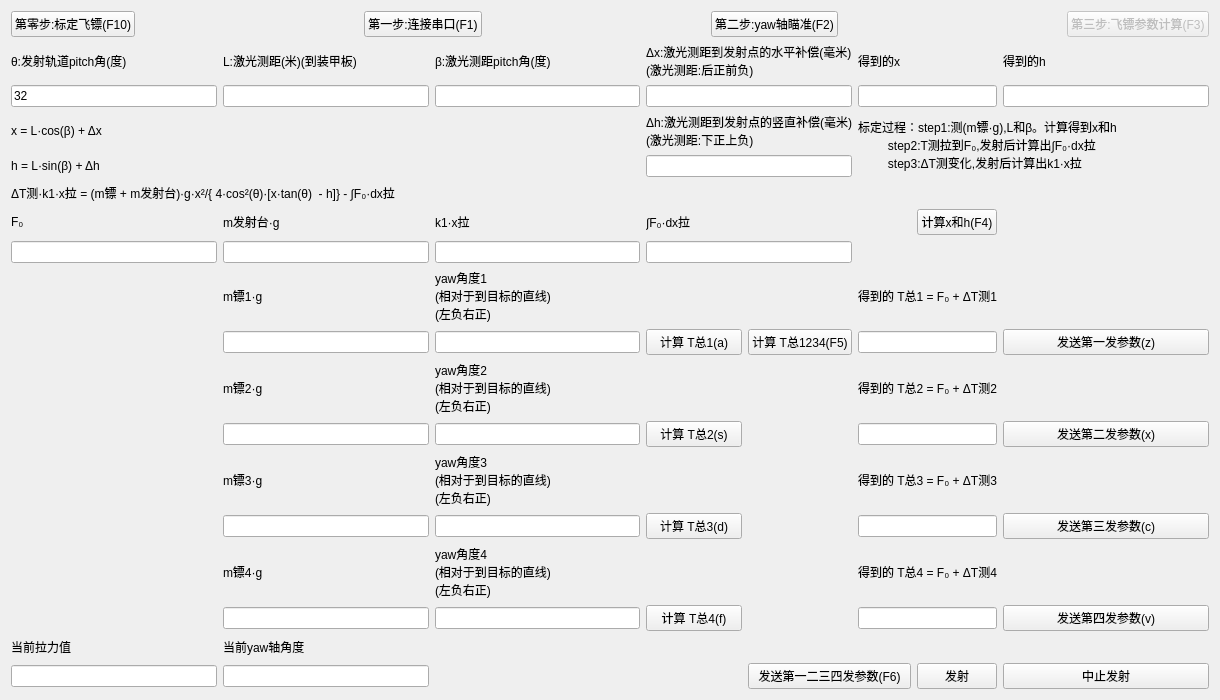
<?xml version="1.0" encoding="UTF-8"?>
<ui version="4.0">
 <class>dartsParasComputing</class>
 <widget class="QWidget" name="dartsParasComputing">
  <property name="geometry">
   <rect>
    <x>0</x>
    <y>0</y>
    <width>1220</width>
    <height>700</height>
   </rect>
  </property>
  <property name="windowTitle">
   <string>飞镖参数计算</string>
  </property>
  <layout class="QGridLayout" name="gridLayout">
   <item row="2" column="5" colspan="2">
    <widget class="QLineEdit" name="xLineEdit">
     <property name="text">
      <string/>
     </property>
     <property name="readOnly">
      <bool>false</bool>
     </property>
    </widget>
   </item>
   <item row="1" column="2">
    <widget class="QLabel" name="betaLabel">
     <property name="text">
      <string>β:激光测距pitch角(度)</string>
     </property>
    </widget>
   </item>
   <item row="1" column="1">
    <widget class="QLabel" name="lLabel">
     <property name="text">
      <string>L:激光测距(米)(到装甲板)</string>
     </property>
    </widget>
   </item>
   <item row="0" column="0" colspan="8">
    <layout class="QHBoxLayout" name="horizontalLayout_2">
     <item>
      <widget class="QPushButton" name="testDartPushButton">
       <property name="enabled">
        <bool>true</bool>
       </property>
       <property name="text">
        <string>第零步:标定飞镖(F10)</string>
       </property>
       <property name="shortcut">
        <string>F10</string>
       </property>
      </widget>
     </item>
     <item>
      <spacer name="horizontalSpacer_6">
       <property name="orientation">
        <enum>Qt::Horizontal</enum>
       </property>
       <property name="sizeHint" stdset="0">
        <size>
         <width>180</width>
         <height>20</height>
        </size>
       </property>
      </spacer>
     </item>
     <item>
      <widget class="QPushButton" name="ConnectUartPushButton">
       <property name="enabled">
        <bool>true</bool>
       </property>
       <property name="text">
        <string>第一步:连接串口(F1)</string>
       </property>
       <property name="shortcut">
        <string>F1</string>
       </property>
      </widget>
     </item>
     <item>
      <spacer name="horizontalSpacer_4">
       <property name="orientation">
        <enum>Qt::Horizontal</enum>
       </property>
       <property name="sizeHint" stdset="0">
        <size>
         <width>99</width>
         <height>20</height>
        </size>
       </property>
      </spacer>
     </item>
     <item>
      <widget class="QPushButton" name="yawAimingPushButton">
       <property name="text">
        <string>第二步:yaw轴瞄准(F2)</string>
       </property>
       <property name="shortcut">
        <string>F2</string>
       </property>
      </widget>
     </item>
     <item>
      <spacer name="horizontalSpacer_5">
       <property name="orientation">
        <enum>Qt::Horizontal</enum>
       </property>
       <property name="sizeHint" stdset="0">
        <size>
         <width>168</width>
         <height>25</height>
        </size>
       </property>
      </spacer>
     </item>
     <item>
      <widget class="QPushButton" name="dartsParasComputingPushButton">
       <property name="enabled">
        <bool>false</bool>
       </property>
       <property name="text">
        <string>第三步:飞镖参数计算(F3)</string>
       </property>
       <property name="shortcut">
        <string>F3</string>
       </property>
      </widget>
     </item>
    </layout>
   </item>
   <item row="1" column="0">
    <widget class="QLabel" name="setaLabel">
     <property name="text">
      <string>θ:发射轨道pitch角(度)</string>
     </property>
    </widget>
   </item>
   <item row="1" column="5">
    <widget class="QLabel" name="xLabel">
     <property name="text">
      <string>得到的x</string>
     </property>
    </widget>
   </item>
   <item row="1" column="3" colspan="2">
    <widget class="QLabel" name="betaLabel_2">
     <property name="text">
      <string>Δx:激光测距到发射点的水平补偿(毫米)
(激光测距:后正前负)</string>
     </property>
    </widget>
   </item>
   <item row="2" column="0">
    <widget class="QLineEdit" name="setaLineEdit">
     <property name="text">
      <string>32</string>
     </property>
    </widget>
   </item>
   <item row="1" column="7">
    <widget class="QLabel" name="hLabel">
     <property name="text">
      <string>得到的h</string>
     </property>
    </widget>
   </item>
   <item row="2" column="2">
    <widget class="QLineEdit" name="betaLineEdit">
     <property name="text">
      <string/>
     </property>
    </widget>
   </item>
   <item row="2" column="3" colspan="2">
    <widget class="QLineEdit" name="deltaXlineEdit">
     <property name="text">
      <string/>
     </property>
    </widget>
   </item>
   <item row="2" column="1">
    <widget class="QLineEdit" name="lLineEdit">
     <property name="text">
      <string/>
     </property>
    </widget>
   </item>
   <item row="3" column="5" rowspan="2" colspan="3">
    <widget class="QLabel" name="testProcessLabel">
     <property name="text">
      <string>标定过程：step1:测(m镖·g),L和β。计算得到x和h
         step2:T测拉到F₀,发射后计算出∫F₀·dx拉
         step3:ΔT测变化,发射后计算出k1·x拉</string>
     </property>
    </widget>
   </item>
   <item row="4" column="3" colspan="2">
    <widget class="QLineEdit" name="deltaHlineEdit">
     <property name="text">
      <string/>
     </property>
    </widget>
   </item>
   <item row="5" column="0" colspan="4">
    <widget class="QLabel" name="deltaTensionFormulaLabel">
     <property name="text">
      <string>ΔT测·k1·x拉 = (m镖 + m发射台)·g·x²/{ 4·cos²(θ)·[x·tan(θ)  - h]} - ∫F₀·dx拉</string>
     </property>
    </widget>
   </item>
   <item row="6" column="0">
    <widget class="QLabel" name="f0LabelInput">
     <property name="text">
      <string>F₀</string>
     </property>
    </widget>
   </item>
   <item row="2" column="7">
    <widget class="QLineEdit" name="hLineEdit">
     <property name="text">
      <string/>
     </property>
     <property name="readOnly">
      <bool>false</bool>
     </property>
    </widget>
   </item>
   <item row="3" column="3" colspan="2">
    <widget class="QLabel" name="betaLabel_3">
     <property name="text">
      <string>Δh:激光测距到发射点的竖直补偿(毫米)
(激光测距:下正上负)</string>
     </property>
    </widget>
   </item>
   <item row="6" column="3">
    <widget class="QLabel" name="integralOfF0PlusDxtensionLabelInput">
     <property name="text">
      <string>∫F₀·dx拉</string>
     </property>
    </widget>
   </item>
   <item row="8" column="0">
    <widget class="QLineEdit" name="f0LineEditInput"/>
   </item>
   <item row="6" column="6">
    <widget class="QPushButton" name="computeXandHPushButton">
     <property name="text">
      <string>计算x和h(F4)</string>
     </property>
     <property name="shortcut">
      <string>F4</string>
     </property>
    </widget>
   </item>
   <item row="8" column="3" colspan="2">
    <widget class="QLineEdit" name="integralOfF0PlusDxtensionLineEditInput"/>
   </item>
   <item row="9" column="1">
    <widget class="QLabel" name="mdart1PlusGlabelInput">
     <property name="text">
      <string>m镖1·g</string>
     </property>
    </widget>
   </item>
   <item row="9" column="5" colspan="2">
    <widget class="QLabel" name="Tall1LabelOutput">
     <property name="text">
      <string>得到的 T总1 = F₀ + ΔT测1</string>
     </property>
    </widget>
   </item>
   <item row="10" column="1">
    <widget class="QLineEdit" name="mdart1PlusGLineEditInput"/>
   </item>
   <item row="10" column="3">
    <widget class="QPushButton" name="computeTall1PushButton">
     <property name="text">
      <string>计算 T总1(a)</string>
     </property>
     <property name="shortcut">
      <string>A</string>
     </property>
    </widget>
   </item>
   <item row="10" column="4">
    <widget class="QPushButton" name="computeTall4PushButton_2">
     <property name="text">
      <string>计算 T总1234(F5)</string>
     </property>
     <property name="shortcut">
      <string>F5</string>
     </property>
    </widget>
   </item>
   <item row="10" column="5" colspan="2">
    <widget class="QLineEdit" name="Tall1LineEditOutput">
     <property name="text">
      <string/>
     </property>
     <property name="readOnly">
      <bool>true</bool>
     </property>
    </widget>
   </item>
   <item row="11" column="1">
    <widget class="QLabel" name="mdart2PlusGlabelInput">
     <property name="text">
      <string>m镖2·g</string>
     </property>
    </widget>
   </item>
   <item row="10" column="7">
    <widget class="QPushButton" name="sendFirstDartParasPushButton">
     <property name="autoFillBackground">
      <bool>false</bool>
     </property>
     <property name="text">
      <string>发送第一发参数(z)</string>
     </property>
     <property name="shortcut">
      <string>Z</string>
     </property>
    </widget>
   </item>
   <item row="13" column="1">
    <widget class="QLabel" name="mdart3PlusGlabelInput">
     <property name="text">
      <string>m镖3·g</string>
     </property>
    </widget>
   </item>
   <item row="13" column="5" colspan="2">
    <widget class="QLabel" name="Tall3LabelOutput">
     <property name="text">
      <string>得到的 T总3 = F₀ + ΔT测3</string>
     </property>
    </widget>
   </item>
   <item row="14" column="1">
    <widget class="QLineEdit" name="mdart3PlusGLineEditInput"/>
   </item>
   <item row="15" column="1">
    <widget class="QLabel" name="mdart4PlusGlabelInput">
     <property name="text">
      <string>m镖4·g</string>
     </property>
    </widget>
   </item>
   <item row="14" column="5" colspan="2">
    <widget class="QLineEdit" name="Tall3LineEditOutput">
     <property name="text">
      <string/>
     </property>
     <property name="readOnly">
      <bool>true</bool>
     </property>
    </widget>
   </item>
   <item row="14" column="7">
    <widget class="QPushButton" name="sendThirdDartParasPushButton">
     <property name="text">
      <string>发送第三发参数(c)</string>
     </property>
     <property name="shortcut">
      <string>C</string>
     </property>
    </widget>
   </item>
   <item row="14" column="3">
    <widget class="QPushButton" name="computeTall3PushButton">
     <property name="text">
      <string>计算 T总3(d)</string>
     </property>
     <property name="shortcut">
      <string>D</string>
     </property>
    </widget>
   </item>
   <item row="12" column="3">
    <widget class="QPushButton" name="computeTall2PushButton">
     <property name="text">
      <string>计算 T总2(s)</string>
     </property>
     <property name="shortcut">
      <string>S</string>
     </property>
    </widget>
   </item>
   <item row="12" column="5" colspan="2">
    <widget class="QLineEdit" name="Tall2LineEditOutput">
     <property name="text">
      <string/>
     </property>
     <property name="readOnly">
      <bool>true</bool>
     </property>
    </widget>
   </item>
   <item row="11" column="5" colspan="2">
    <widget class="QLabel" name="Tall2LabelOutput">
     <property name="text">
      <string>得到的 T总2 = F₀ + ΔT测2</string>
     </property>
    </widget>
   </item>
   <item row="12" column="1">
    <widget class="QLineEdit" name="mdart2PlusGLineEditInput"/>
   </item>
   <item row="12" column="7">
    <widget class="QPushButton" name="sendSecondDartParasPushButton">
     <property name="text">
      <string>发送第二发参数(x)</string>
     </property>
     <property name="shortcut">
      <string>X</string>
     </property>
    </widget>
   </item>
   <item row="18" column="6">
    <widget class="QPushButton" name="shootPushButton">
     <property name="text">
      <string>发射</string>
     </property>
    </widget>
   </item>
   <item row="18" column="7">
    <widget class="QPushButton" name="abortShootPushButton">
     <property name="text">
      <string>中止发射</string>
     </property>
    </widget>
   </item>
   <item row="3" column="0" colspan="2">
    <widget class="QLabel" name="xFormulaLabel">
     <property name="text">
      <string>x = L·cos(β) + Δx</string>
     </property>
    </widget>
   </item>
   <item row="4" column="0" colspan="2">
    <widget class="QLabel" name="hFormulaLabel">
     <property name="text">
      <string>h = L·sin(β) + Δh</string>
     </property>
    </widget>
   </item>
   <item row="15" column="5" colspan="2">
    <widget class="QLabel" name="Tall4LabelOutput">
     <property name="text">
      <string>得到的 T总4 = F₀ + ΔT测4</string>
     </property>
    </widget>
   </item>
   <item row="16" column="3">
    <widget class="QPushButton" name="computeTall4PushButton">
     <property name="text">
      <string>计算 T总4(f)</string>
     </property>
     <property name="shortcut">
      <string>F</string>
     </property>
    </widget>
   </item>
   <item row="16" column="5" colspan="2">
    <widget class="QLineEdit" name="Tall4LineEditOutput">
     <property name="text">
      <string/>
     </property>
     <property name="readOnly">
      <bool>true</bool>
     </property>
    </widget>
   </item>
   <item row="16" column="1">
    <widget class="QLineEdit" name="mdart4PlusGLineEditInput"/>
   </item>
   <item row="17" column="1">
    <widget class="QLabel" name="label_26">
     <property name="text">
      <string>当前yaw轴角度</string>
     </property>
    </widget>
   </item>
   <item row="16" column="7">
    <widget class="QPushButton" name="sendFourthDartParasPushButton">
     <property name="text">
      <string>发送第四发参数(v)</string>
     </property>
     <property name="shortcut">
      <string>V</string>
     </property>
    </widget>
   </item>
   <item row="18" column="0">
    <widget class="QLineEdit" name="currentTensionLineEdit">
     <property name="text">
      <string/>
     </property>
     <property name="readOnly">
      <bool>true</bool>
     </property>
    </widget>
   </item>
   <item row="18" column="1">
    <widget class="QLineEdit" name="currentYawLineEdit">
     <property name="text">
      <string/>
     </property>
     <property name="readOnly">
      <bool>true</bool>
     </property>
    </widget>
   </item>
   <item row="17" column="0">
    <widget class="QLabel" name="label_4">
     <property name="text">
      <string>当前拉力值</string>
     </property>
    </widget>
   </item>
   <item row="18" column="4" colspan="2">
    <widget class="QPushButton" name="sendAllParasPushButton">
     <property name="text">
      <string>发送第一二三四发参数(F6)</string>
     </property>
     <property name="shortcut">
      <string>F6</string>
     </property>
    </widget>
   </item>
   <item row="12" column="2">
    <widget class="QLineEdit" name="yaw2LineEdit"/>
   </item>
   <item row="15" column="2">
    <widget class="QLabel" name="label_23">
     <property name="text">
      <string>yaw角度4
(相对于到目标的直线)
(左负右正)</string>
     </property>
    </widget>
   </item>
   <item row="10" column="2">
    <widget class="QLineEdit" name="yaw1LineEdit"/>
   </item>
   <item row="16" column="2">
    <widget class="QLineEdit" name="yaw4LineEdit"/>
   </item>
   <item row="14" column="2">
    <widget class="QLineEdit" name="yaw3LineEdit"/>
   </item>
   <item row="13" column="2">
    <widget class="QLabel" name="label_25">
     <property name="text">
      <string>yaw角度3
(相对于到目标的直线)
(左负右正)</string>
     </property>
    </widget>
   </item>
   <item row="9" column="2">
    <widget class="QLabel" name="label_22">
     <property name="text">
      <string>yaw角度1
(相对于到目标的直线)
(左负右正)</string>
     </property>
    </widget>
   </item>
   <item row="11" column="2">
    <widget class="QLabel" name="label_24">
     <property name="text">
      <string>yaw角度2
(相对于到目标的直线)
(左负右正)</string>
     </property>
    </widget>
   </item>
   <item row="6" column="1">
    <widget class="QLabel" name="mLauncherPlusGLabelInput">
     <property name="text">
      <string>m发射台·g</string>
     </property>
    </widget>
   </item>
   <item row="8" column="2">
    <widget class="QLineEdit" name="k1PlusXtensionLineEditInput"/>
   </item>
   <item row="6" column="2">
    <widget class="QLabel" name="k1PlusXtensionLabelInput">
     <property name="text">
      <string>k1·x拉</string>
     </property>
    </widget>
   </item>
   <item row="8" column="1">
    <widget class="QLineEdit" name="mLauncherPlusGLineEditInput"/>
   </item>
  </layout>
 </widget>
 <tabstops>
  <tabstop>lLineEdit</tabstop>
  <tabstop>betaLineEdit</tabstop>
  <tabstop>computeXandHPushButton</tabstop>
  <tabstop>computeTall4PushButton_2</tabstop>
  <tabstop>sendAllParasPushButton</tabstop>
  <tabstop>setaLineEdit</tabstop>
  <tabstop>deltaXlineEdit</tabstop>
  <tabstop>deltaHlineEdit</tabstop>
  <tabstop>f0LineEditInput</tabstop>
  <tabstop>mLauncherPlusGLineEditInput</tabstop>
  <tabstop>k1PlusXtensionLineEditInput</tabstop>
  <tabstop>integralOfF0PlusDxtensionLineEditInput</tabstop>
  <tabstop>mdart1PlusGLineEditInput</tabstop>
  <tabstop>yaw1LineEdit</tabstop>
  <tabstop>mdart2PlusGLineEditInput</tabstop>
  <tabstop>yaw2LineEdit</tabstop>
  <tabstop>mdart3PlusGLineEditInput</tabstop>
  <tabstop>yaw3LineEdit</tabstop>
  <tabstop>mdart4PlusGLineEditInput</tabstop>
  <tabstop>yaw4LineEdit</tabstop>
  <tabstop>computeTall1PushButton</tabstop>
  <tabstop>computeTall2PushButton</tabstop>
  <tabstop>computeTall3PushButton</tabstop>
  <tabstop>computeTall4PushButton</tabstop>
  <tabstop>sendFirstDartParasPushButton</tabstop>
  <tabstop>sendSecondDartParasPushButton</tabstop>
  <tabstop>sendThirdDartParasPushButton</tabstop>
  <tabstop>sendFourthDartParasPushButton</tabstop>
  <tabstop>shootPushButton</tabstop>
  <tabstop>abortShootPushButton</tabstop>
  <tabstop>currentTensionLineEdit</tabstop>
  <tabstop>Tall1LineEditOutput</tabstop>
  <tabstop>Tall3LineEditOutput</tabstop>
  <tabstop>hLineEdit</tabstop>
  <tabstop>xLineEdit</tabstop>
  <tabstop>currentYawLineEdit</tabstop>
  <tabstop>testDartPushButton</tabstop>
  <tabstop>ConnectUartPushButton</tabstop>
  <tabstop>yawAimingPushButton</tabstop>
  <tabstop>dartsParasComputingPushButton</tabstop>
  <tabstop>Tall4LineEditOutput</tabstop>
  <tabstop>Tall2LineEditOutput</tabstop>
 </tabstops>
 <resources/>
 <connections/>
</ui>
